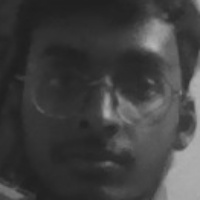
#> input picture Dataset/jp/13.jpg, 200 x 200 px, given in place of the camera
$ python capture.py
#> lines starting #> are read from the running program, lines starting #| are printed output that depends on the picture
import cv2
import os

student_name = input("Enter student name: ").strip()
#> the answer given: Dataset/jp/13.jpg

dataset_path = "dataset"
person_path = os.path.join(dataset_path, student_name)

if not os.path.exists(dataset_path):
    os.makedirs(dataset_path)

if not os.path.exists(person_path):
    os.makedirs(person_path)

face_cascade = cv2.CascadeClassifier("face_model.xml")

if face_cascade.empty():
    print("Error loading face_model.xml")
    exit()

cap = cv2.VideoCapture(0)

count = 0
max_images = 20

print("Look at the camera. Capturing images...")

while True:
    ret, frame = cap.read()
#> frame is the input picture: shape (200, 200, 3); min 30, max 183, mean 64
    if not ret:
        print("Failed to access camera")
        break

    frame = cv2.resize(frame, (640, 480))
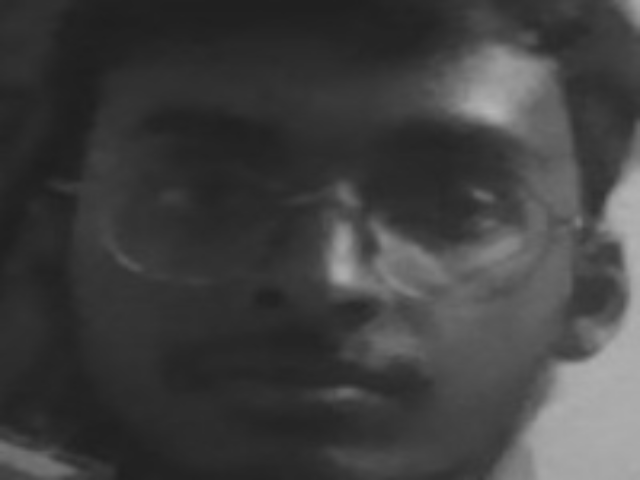
#> frame: shape (480, 640, 3); min 30, max 183, mean 63.9
    gray = cv2.cvtColor(frame, cv2.COLOR_BGR2GRAY)

    faces = face_cascade.detectMultiScale(gray, 1.3, 5)
#> faces = ()

    for (x, y, w, h) in faces:
        face = gray[y:y+h, x:x+w]
        face = cv2.resize(face, (200, 200))

        count += 1
        file_path = os.path.join(person_path, f"{count}.jpg")
        cv2.imwrite(file_path, face)

        cv2.rectangle(frame, (x, y), (x+w, y+h), (0,255,0), 2)
#> this loop made 0 passes
#> after the loop, count = 0

    if count >= max_images:
        break

    if cv2.waitKey(1) == 27:
#> (key Esc is pressed here)
        break

cap.release()
cv2.destroyAllWindows()

print(f"Done! {count} images saved for {student_name}.")
#| Done! 0 images saved for Dataset/jp/13.jpg.
